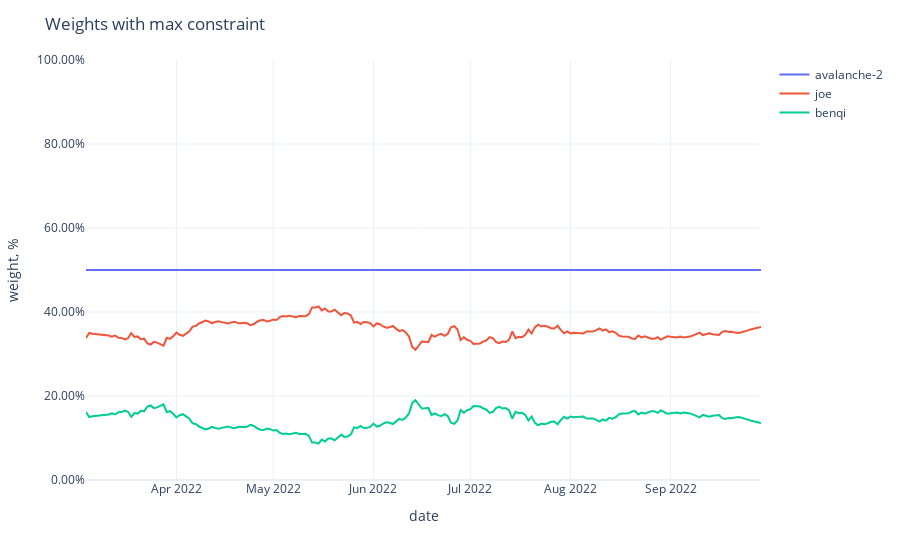

This figure's notebook cell:
### Code cell
fig = px.line(adjusted_weights,
              labels={'value': 'weight, %', 'variable': ''})
fig.update_traces(
    hovertemplate="%{y}"
)
fig.update_yaxes(
    tickformat=".2%",
    range=[0,1],
)
fig.update_xaxes(
    showspikes=True,
    spikethickness=2,
    spikedash="dot",
    spikecolor="#999999",
    spikemode="across",
)
fig.update_layout(
    hovermode="x",
    hoverdistance=100,  ## Distance to show hover label of data point
    spikedistance=1000,  ## Distance to show spike
    template='plotly_white',
    title='Weights with max constraint'
)

### Figure 1 — Plotly figure (JSON) as saved in the notebook; plotly's stock layout.template omitted (floating-point values rounded to 4 significant figures; data arrays with more than 128 entries replaced by an {"elided": "..."} marker saying what was removed)
{"data": [{"hovertemplate": "%{y}", "legendgroup": "avalanche-2", "line": {"color": "#636efa", "dash": "solid"}, "marker": {"symbol": "circle"}, "mode": "lines", "name": "avalanche-2", "orientation": "v", "showlegend": true, "type": "scatter", "x": {"elided": "210 str values"}, "xaxis": "x", "y": {"elided": "210 float values"}, "yaxis": "y"}, {"hovertemplate": "%{y}", "legendgroup": "joe", "line": {"color": "#EF553B", "dash": "solid"}, "marker": {"symbol": "circle"}, "mode": "lines", "name": "joe", "orientation": "v", "showlegend": true, "type": "scatter", "x": {"elided": "210 str values"}, "xaxis": "x", "y": {"elided": "210 float values"}, "yaxis": "y"}, {"hovertemplate": "%{y}", "legendgroup": "benqi", "line": {"color": "#00cc96", "dash": "solid"}, "marker": {"symbol": "circle"}, "mode": "lines", "name": "benqi", "orientation": "v", "showlegend": true, "type": "scatter", "x": {"elided": "210 str values"}, "xaxis": "x", "y": {"elided": "210 float values"}, "yaxis": "y"}], "layout": {"autosize": true, "hoverdistance": 100, "hovermode": "x", "legend": {"title": {"text": ""}, "tracegroupgap": 0}, "margin": {"t": 60}, "spikedistance": 1000, "title": {"text": "Weights with max constraint"}, "xaxis": {"anchor": "y", "autorange": true, "domain": [0, 1], "range": ["2022-03-04", "2022-09-29"], "showspikes": true, "spikecolor": "#999999", "spikedash": "dot", "spikemode": "across", "spikethickness": 2, "title": {"text": "date"}, "type": "date"}, "yaxis": {"anchor": "x", "domain": [0, 1], "range": [0, 1], "tickformat": ".2%", "title": {"text": "weight, %"}, "type": "linear"}}}
